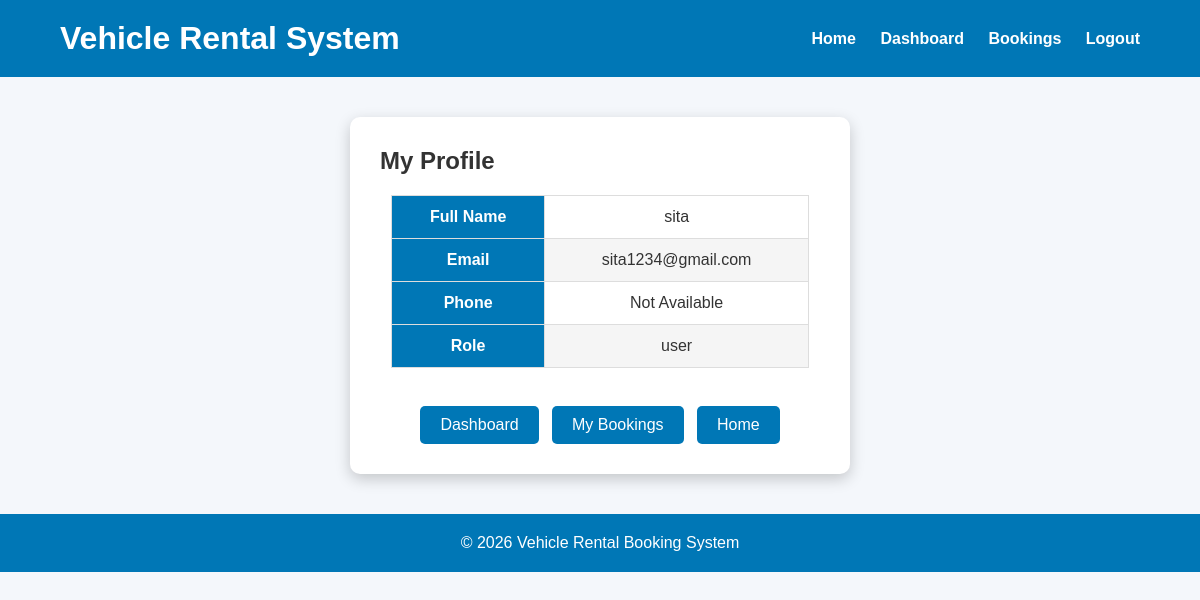
Screenshot of /profile (signed in) with the database file from the repository.
### tables this page shows
CREATE TABLE users(

        id INTEGER PRIMARY KEY AUTOINCREMENT,

        fullname TEXT,

        email TEXT UNIQUE,

        password TEXT,

        phone TEXT,

        role TEXT DEFAULT 'user'

    );

### app.py (the view)
@app.route("/profile")
def profile():
    if "user" not in session:
        return redirect("/login")
    conn = get_connection()
    cursor = conn.cursor()
    cursor.execute(
        "SELECT * FROM users WHERE fullname=?",
        (session["user"],)
    )
    user = cursor.fetchone()
    conn.close()
    return render_template(
        "profile.html",
        user=user
    )

### app.py (called while the page is built)
def get_connection():
    conn = sqlite3.connect(DATABASE)
    conn.row_factory = sqlite3.Row
    return conn

### templates/profile.html (shortened to what this page needs)
<!DOCTYPE html>
<html lang="en">
<head>
<link rel="stylesheet"
href="{{ url_for('static', filename='style.css') }}">
</head>
<body>
<header>
<h1>Vehicle Rental System</h1>
<nav>
<a href="/">Home</a>
<a href="/dashboard">Dashboard</a>
<a href="/bookings">Bookings</a>
<a href="/logout">Logout</a>
</nav>
</header>
<section class="profile-box">
<h2>My Profile</h2>
<table>
<tr>
<th>Full Name</th>
<td>{{ user.fullname }}</td>
</tr>
<tr>
<th>Email</th>
<td>{{ user.email }}</td>
</tr>
<tr>
<th>Phone</th>
<td>
{% if user.phone %}
{{ user.phone }}
{% else %}
Not Available
{% endif %}
</td>
</tr>
<tr>
<th>Role</th>
<td>{{ user.role }}</td>
</tr>
</table>
<br>
<div style="text-align:center;">
<a href="/dashboard" class="btn">
Dashboard
</a>
<a href="/bookings" class="btn">
My Bookings
</a>
<a href="/" class="btn">
Home
</a>
</div>
</section>
<footer>
<p>
© 2026 Vehicle Rental Booking System
</p>
</footer>
</body>
</html>

### static/style.css (style rules this page uses)
* { margin:0; padding:0; box-sizing:border-box; font-family:Arial,Helvetica,sans-serif; }
body { background:#f4f7fb; color:#333; }
header { background:#0077b6; color:#fff; display:flex; justify-content:space-between; align-items:center; padding:20px 60px; position:sticky; top:0; z-index:1000; }
nav a { color:white; text-decoration:none; margin-left:20px; font-weight:bold; transition:.3s; }
.booking-form, .login-container, .payment-box, .receipt-box, .profile-box { width:500px; margin:40px auto; background:white; padding:30px; border-radius:10px; box-shadow:0 5px 15px rgba(0,0,0,.2); }
table { width:95%; margin:20px auto; border-collapse:collapse; background:white; }
table th, table td { border:1px solid #ddd; padding:12px; text-align:center; }
table th { background:#0077b6; color:white; }
table tr:nth-child(even) { background:#f5f5f5; }
.btn { display:inline-block; padding:10px 20px; background:#0077b6; color:white; text-decoration:none; border-radius:5px; }
footer { background:#0077b6; color:white; text-align:center; padding:20px; margin-top:40px; }

### rows the page displays
users: fullname "sita", email "sita1234@gmail.com", role "user"
